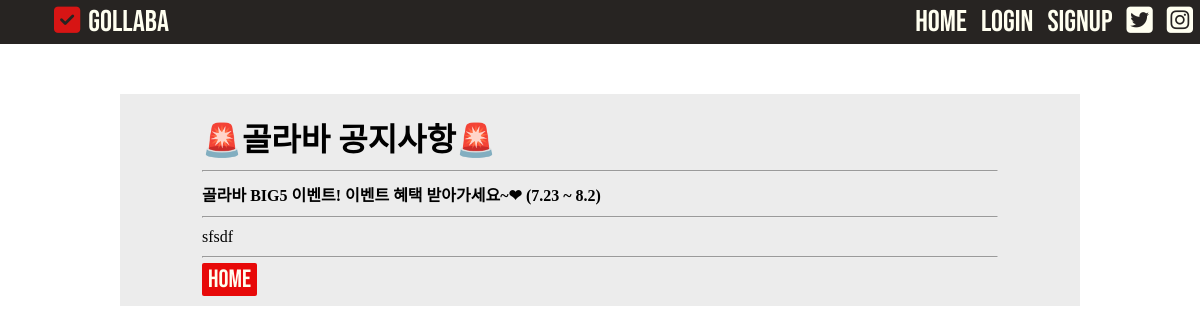
The app's page /posting/3, older data.
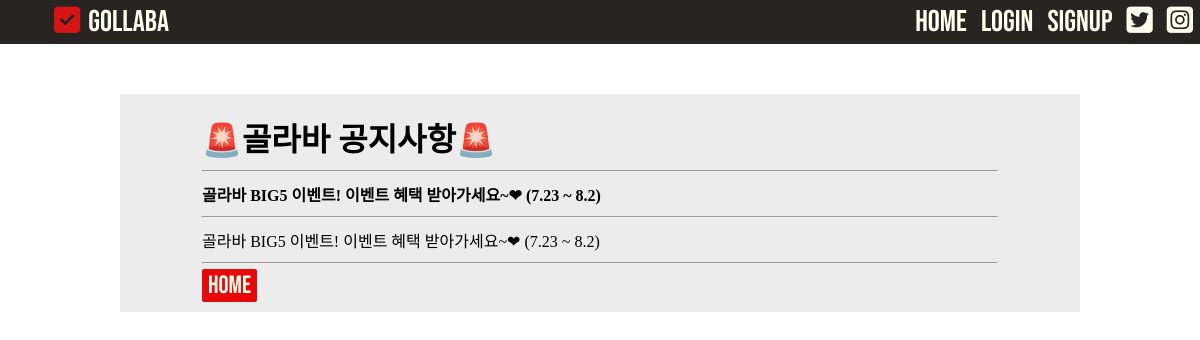
The same page, newer data.
### blog/models.py (models this page shows, shortened)
class Post(models.Model):
    postname = models.CharField(max_length=50)
    contents = models.TextField()
    id = models.AutoField(primary_key=True)

### blog/views.py (the view)
# urls.py: path("posting/<int:pk>", blog.posting, name="posting"),
def posting(request, pk):
    post_detail = Post.objects.get(pk=pk)
    return render(request, 'posting.html', {'post': post_detail})

### blog/templates/posting.html (shortened to what this page needs)
{% load static %}
<!DOCTYPE html>
<html lang="en">
<head>
    <link rel="stylesheet" href="{% static 'css/posting.css' %}">
</head>
<body>
   <nav class="navbar">
    <ul class="navbar_logo">
        <li><a href="{% url 'home' %}"><i class="fas fa-check-square"></i></a></li>
        <li><a href="{% url 'home' %}" id="rr">Gollaba</a></li>
    </ul>
    <ul class="navbar_menu">
        <li class="nav-item">
          <a class="nav-link" href="{% url 'home' %}">HOME</a>
        </li>
        {% if not user.is_authenticated %}
        <li class="nav-item">
          <a class="nav-link" href="{% url 'login' %}">Login</a>
        </li>
        {% endif %}
        {% if not user.is_authenticated %}
        <li class="nav-item">
          <a class="nav-link" href="{% url 'register' %}">Signup</a>
        </li>
        {% endif %}
      <li><a href="https://twitter.com/TwitterKorea"><i class="fab fa-twitter-square"></i></a></li>
      <li><a href="https://www.instagram.com/"><i class="fab fa-instagram-square"></i></a></li>
      </ul>
</nav>
<div class="content_box">
     <div class="content">
        <h1>🚨골라바 공지사항🚨</h1>
        <hr>
        <p class="title">{{post.postname}}</p>
        <hr>
        <p class="text">{{post.contents}}</p>
        <hr>
        <button  href="{% url 'home' %}">HOME</button>
    </div>
</div>
</body>
</html>

Row changes from the older to the newer data that the page shows:
changed Post "골라바 BIG5 이벤트! 이벤트 혜택 받아가세요~❤ (7.23 ~ 8.2)": contents "sfsdf" → "골라바 BIG5 이벤트! 이벤트 혜택 받아가세요~❤ (7.23 ~ 8.2)"
